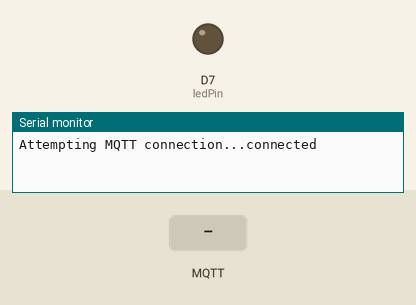
This sketch was run on a simulated ESP8266 (NodeMCU). On the bench: output pins drawn as LEDs (lit = HIGH), the last lines printed to the serial monitor. The inputs (shaded band) are chosen by the test bench. No MQTT or app messages arrive unless stated.

Above: at 1.2 s.
1.3 s: MQTT message "0" arrives on the first subscribed topic
At 2.5 s:
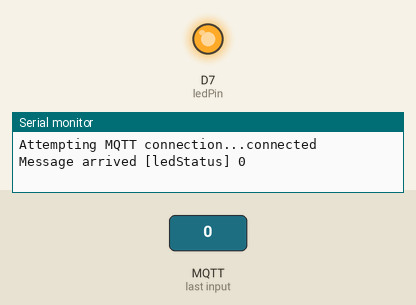
2.8 s: MQTT message "1" arrives on the first subscribed topic
At 3.7 s:
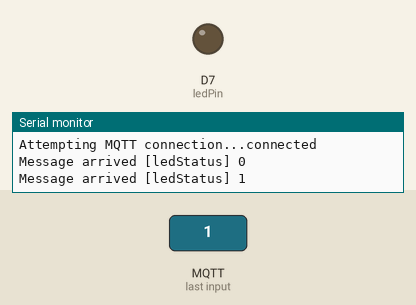
Timing chart, 0 to 5.8 s (numbered marks = the images above; inputs shaded):
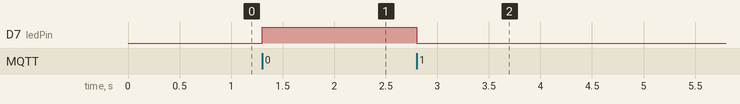

Measured:
- after the input at 1.3 s, D7 (ledPin): LOW → HIGH at once
- after the input at 2.8 s, D7 (ledPin): HIGH → LOW at once

The sketch:

esp8266_communication.ino
```cpp
//stolen from the example library and tuned it to support my needs

#include <EEPROM.h>
#include <ESP8266WiFi.h>
#include <PubSubClient.h>
#include <Wire.h>

// Connect to the WiFi
const char* ssid = "Lenovo K6 NOTE";
const char* password = "harisaiiscool";
const char* mqtt_server = "192.168.0.108";

WiFiClient espClient;
PubSubClient client(espClient);

const byte ledPin = D7; // Pin with LED on Adafruit Huzzah

void callback(char* topic, byte* payload, unsigned int length) {
 Serial.print("Message arrived [");
 Serial.print(topic);
 Serial.print("] ");
 for (int i=0;i<length;i++) {
  char receivedChar = (char)payload[i];
  Serial.print(receivedChar);
  if (receivedChar == '0')
  // ESP8266 Huzzah outputs are "reversed"
  digitalWrite(ledPin, HIGH);
  if (receivedChar == '1')
   digitalWrite(ledPin, LOW);
  }
  Serial.println();
}


void reconnect() {
 // Loop until we're reconnected
 while (!client.connected()) {
 Serial.print("Attempting MQTT connection...");
 // Attempt to connect
 if (client.connect("ESP8266 Client")) {
  Serial.println("connected");
  // ... and subscribe to topic
  client.subscribe("ledStatus");
 } else {
  Serial.print("failed, rc=");
  Serial.print(client.state());
  Serial.println(" try again in 5 seconds");
  // Wait 5 seconds before retrying
  delay(5000);
  }
 }
}

void setup()
{
 Serial.begin(9600);

 client.setServer(mqtt_server, 1883);
 client.setCallback(callback);

 pinMode(ledPin, OUTPUT);
}

void loop()
{
 if (!client.connected()) {
  reconnect();
 }
 client.loop();
}
```
